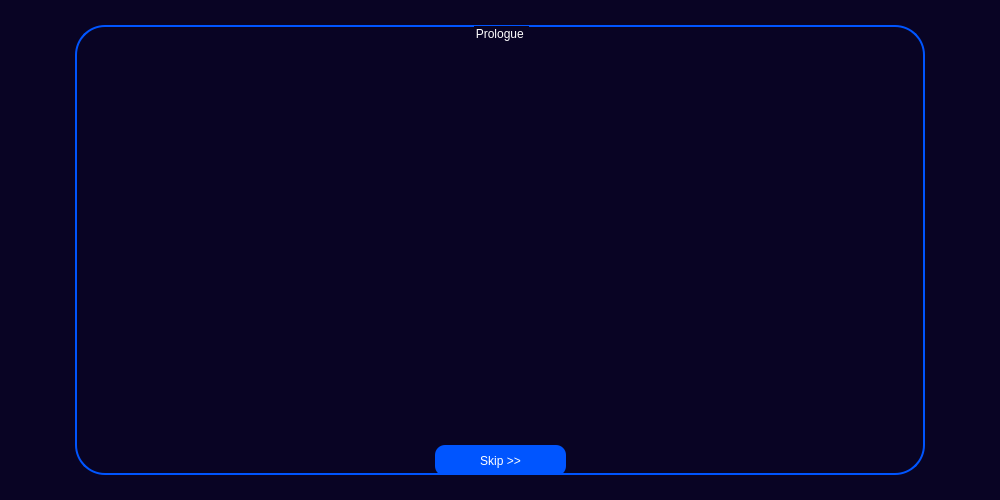
<?xml version="1.0" encoding="UTF-8"?>
<ui version="4.0">
 <class>MainWindow</class>
 <widget class="QMainWindow" name="MainWindow">
  <property name="geometry">
   <rect>
    <x>0</x>
    <y>0</y>
    <width>1000</width>
    <height>500</height>
   </rect>
  </property>
  <property name="sizePolicy">
   <sizepolicy hsizetype="Fixed" vsizetype="Fixed">
    <horstretch>0</horstretch>
    <verstretch>0</verstretch>
   </sizepolicy>
  </property>
  <property name="windowTitle">
   <string>MainWindow</string>
  </property>
  <widget class="QWidget" name="centralwidget">
   <widget class="QWidget" name="widget" native="true">
    <property name="geometry">
     <rect>
      <x>0</x>
      <y>0</y>
      <width>1000</width>
      <height>500</height>
     </rect>
    </property>
    <property name="sizePolicy">
     <sizepolicy hsizetype="Fixed" vsizetype="Preferred">
      <horstretch>0</horstretch>
      <verstretch>0</verstretch>
     </sizepolicy>
    </property>
    <property name="cursor">
     <cursorShape>ArrowCursor</cursorShape>
    </property>
    <property name="styleSheet">
     <string notr="true">QWidget#widget{background-color: rgb(9, 4, 36);}
</string>
    </property>
    <widget class="QPushButton" name="play">
     <property name="enabled">
      <bool>true</bool>
     </property>
     <property name="geometry">
      <rect>
       <x>210</x>
       <y>300</y>
       <width>631</width>
       <height>61</height>
      </rect>
     </property>
     <property name="cursor">
      <cursorShape>PointingHandCursor</cursorShape>
     </property>
     <property name="styleSheet">
      <string notr="true">*{
font: 19pt 'Courier';
color: white;
border: 2px solid rgb(0, 85, 255);


border-radius: 30 ;
}

:hover{
background: rgb(0, 85, 255);
border-right-color:rgb(0, 85, 255);
border-bottom-color:rgb(0, 85, 255);
}

:pressed{
background-color: rgb(0, 0, 70);
border-right-color:rgb(0, 0, 70);
border-bottom-color:rgb(0, 0, 70);
border-left-color:rgb(0, 0, 70);
border-top-color:rgb(0, 0, 70);
}



</string>
     </property>
     <property name="text">
      <string>Play</string>
     </property>
     <property name="flat">
      <bool>false</bool>
     </property>
    </widget>
    <widget class="QLabel" name="label_2">
     <property name="geometry">
      <rect>
       <x>190</x>
       <y>70</y>
       <width>651</width>
       <height>55</height>
      </rect>
     </property>
     <property name="styleSheet">
      <string notr="true">font: 36pt &quot;Algerian&quot;;
color: rgb(85, 255, 0);</string>
     </property>
     <property name="text">
      <string>Guru of Oz</string>
     </property>
     <property name="alignment">
      <set>Qt::AlignCenter</set>
     </property>
    </widget>
    <widget class="QLabel" name="label">
     <property name="geometry">
      <rect>
       <x>210</x>
       <y>170</y>
       <width>191</width>
       <height>71</height>
      </rect>
     </property>
     <property name="styleSheet">
      <string notr="true">color:white;
font: 87 20pt &quot;Segoe UI Black&quot;;</string>
     </property>
     <property name="text">
      <string>Difficulty: </string>
     </property>
    </widget>
    <widget class="QRadioButton" name="easy">
     <property name="geometry">
      <rect>
       <x>370</x>
       <y>190</y>
       <width>131</width>
       <height>41</height>
      </rect>
     </property>
     <property name="cursor">
      <cursorShape>PointingHandCursor</cursorShape>
     </property>
     <property name="styleSheet">
      <string notr="true">*{
font: 19pt 'Courier';
color: white;
border: 2px solid rgb(0, 85, 255);


border-radius: 20 ;
}

:hover{
background-color: rgb(0, 170, 0);
border-color: rgb(0, 170, 0)
}

::indicator{
background-color: rgba(0, 0, 0, 0);
}

:checked{
background-color: rgb(0, 170, 0);
border-color: rgb(0, 170, 0)
}



</string>
     </property>
     <property name="text">
      <string>Easy</string>
     </property>
    </widget>
    <widget class="QRadioButton" name="medium">
     <property name="geometry">
      <rect>
       <x>510</x>
       <y>190</y>
       <width>131</width>
       <height>41</height>
      </rect>
     </property>
     <property name="cursor">
      <cursorShape>PointingHandCursor</cursorShape>
     </property>
     <property name="styleSheet">
      <string notr="true">*{
font: 19pt 'Courier';
color: white;
border: 2px solid rgb(0, 85, 255);
border-radius: 20 ;
}

:hover{
background: rgb(0, 85, 255);
}

::indicator{
background-color: rgba(0, 0, 0, 0);
}

:checked{
background-color: rgb(0, 85,255);
border-color: rgb(0, 85, 255)
}




</string>
     </property>
     <property name="text">
      <string>Medium</string>
     </property>
     <property name="checkable">
      <bool>true</bool>
     </property>
     <property name="checked">
      <bool>true</bool>
     </property>
    </widget>
    <widget class="QRadioButton" name="hard">
     <property name="geometry">
      <rect>
       <x>650</x>
       <y>190</y>
       <width>131</width>
       <height>41</height>
      </rect>
     </property>
     <property name="cursor">
      <cursorShape>PointingHandCursor</cursorShape>
     </property>
     <property name="styleSheet">
      <string notr="true">*{
font: 19pt 'Courier';
color: white;
border: 2px solid rgb(0, 85, 255);


border-radius: 20 ;
}

:hover{
background: rgb(255, 41, 34);
border-color: rgb(255, 41, 34);
}

::indicator{
background-color: rgba(0, 0, 0, 0);
}

:checked{
background-color:rgb(255, 41, 34);
border-color: rgb(255, 41, 34);
}




</string>
     </property>
     <property name="text">
      <string>Hard</string>
     </property>
    </widget>
    <widget class="QGroupBox" name="story">
     <property name="enabled">
      <bool>true</bool>
     </property>
     <property name="geometry">
      <rect>
       <x>75</x>
       <y>25</y>
       <width>850</width>
       <height>450</height>
      </rect>
     </property>
     <property name="autoFillBackground">
      <bool>false</bool>
     </property>
     <property name="styleSheet">
      <string notr="true">*#story{border: 2px solid rgb(0, 85, 255);
color:white;
background: rgb(9, 4, 36);
font: 16pt &quot;Modern&quot;;
border-radius: 30px}</string>
     </property>
     <property name="title">
      <string>Prologue </string>
     </property>
     <property name="alignment">
      <set>Qt::AlignCenter</set>
     </property>
     <widget class="QPushButton" name="ready">
      <property name="enabled">
       <bool>false</bool>
      </property>
      <property name="geometry">
       <rect>
        <x>310</x>
        <y>480</y>
        <width>230</width>
        <height>60</height>
       </rect>
      </property>
      <property name="sizePolicy">
       <sizepolicy hsizetype="Expanding" vsizetype="Expanding">
        <horstretch>100</horstretch>
        <verstretch>100</verstretch>
       </sizepolicy>
      </property>
      <property name="cursor">
       <cursorShape>PointingHandCursor</cursorShape>
      </property>
      <property name="styleSheet">
       <string notr="true">*{
font: 19pt 'Garamond';
color: white;
background-color: rgb(0, 85, 255);
border-radius: 30 ;
}

</string>
      </property>
      <property name="text">
       <string>I'm Ready</string>
      </property>
     </widget>
     <widget class="QLabel" name="msg_lbl">
      <property name="geometry">
       <rect>
        <x>40</x>
        <y>120</y>
        <width>770</width>
        <height>180</height>
       </rect>
      </property>
      <property name="styleSheet">
       <string notr="true">color:white;
background: rgb(9, 4, 36);
font: 18pt &quot;Modern&quot;;</string>
      </property>
      <property name="text">
       <string/>
      </property>
      <property name="alignment">
       <set>Qt::AlignCenter</set>
      </property>
      <property name="wordWrap">
       <bool>true</bool>
      </property>
     </widget>
     <widget class="QPushButton" name="skip">
      <property name="geometry">
       <rect>
        <x>360</x>
        <y>420</y>
        <width>131</width>
        <height>31</height>
       </rect>
      </property>
      <property name="cursor">
       <cursorShape>PointingHandCursor</cursorShape>
      </property>
      <property name="styleSheet">
       <string notr="true">*{
font: 15pt 'Garamond';
color: white;
background-color: rgb(0, 85, 255);
border-radius: 10px ;
}


</string>
      </property>
      <property name="text">
       <string>Skip &gt;&gt;</string>
      </property>
     </widget>
    </widget>
   </widget>
  </widget>
 </widget>
 <resources/>
 <connections/>
</ui>
